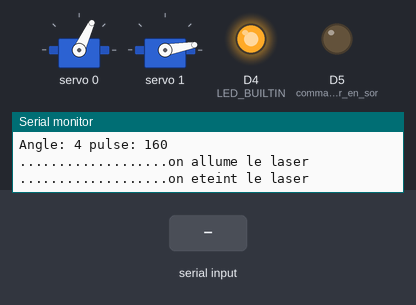
Simulated run of this sketch. Board: ESP8266 (Wemos D1 mini). Parts: 2 × servo, output pins drawn as LEDs (lit = HIGH, except the on-board LED, lit = LOW), the last lines printed to the serial monitor. Inputs (shaded band) come from the test bench.

Above: at 1.9 s.
2.0 s: "1,90\n" received over Serial
At 2.6 s:
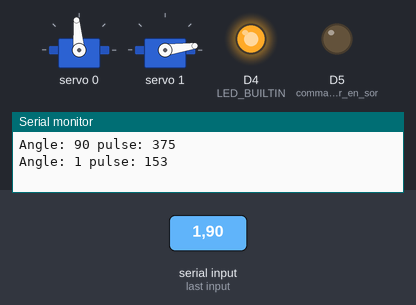
At 3.1 s:
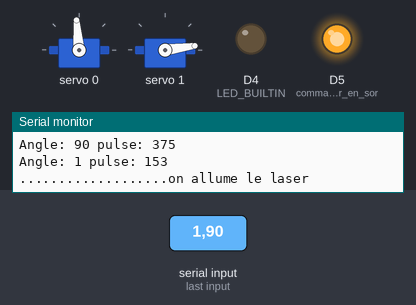
5.0 s: "1,90,45\n" received over Serial
At 8.9 s:
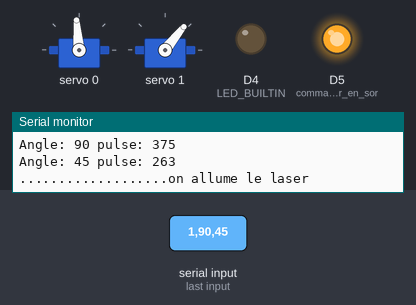
Timing chart, 0 to 14.1 s (numbered marks = the images above; inputs shaded):
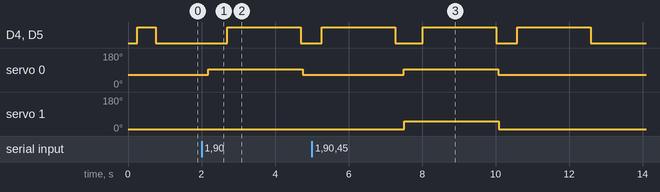

Measured:
- after the input at 2.0 s, D4 (LED_BUILTIN), D5 (commande_du_viseur_en_sor): LOW → HIGH after 0.70 s, → LOW 2.0 s later; servo 0: 65° → 95° after 0.18 s, → 65° 2.6 s later; servo 1: 10° → 8° after 0.20 s, → 10° 2.6 s later
- after the input at 5.0 s, servo 0: 65° → 95° after 2.5 s, → 65° 2.6 s later; servo 1: 10° → 51° after 2.5 s, → 10° 2.6 s later

The sketch:

Wemos_Serial-Input_Pan-Tilt_Laser_laser_2_1.ino
```cpp
//
// fonctionne sur un D1 mini pro
//
/**
* Envoi de deux coordonnées sous la forme: 1,100,50
* suivi d'une validation par la touche Entrée
*
* la première valeur 1 sera utilisé pour indiquer la
* commande à effectuer, si == moveServo alors ce sera
* un déplacement des servos
*
* les valeurs de 100 et de 50 seront converties en int
* pour pouvoir être utilisées pour orienter les servos
*
*/

String readString; // récupération de la chaîne: String

String command; // données String
String angleX; // données String
String angleY; // données String

const int moveServo = 1; // id commande de servo

// Utilisé pour indiquer la commande à effectuer
int integerCommand = 0;
// Utilisées pour la conversion
int integerAngleX = 59; // le milieu du champ
int integerAngleY = 4;  // le milieu du champ

// Délimiteur de fin de chaîne (retour chariot)
char endMarker = '\n';


int ind1; // emplacement du caractère , (virgule)
int ind2;
#include <Wire.h>
#include <Adafruit_PWMServoDriver.h>

const int PAN_ID = 0;   // Pan  (en bas)     sur le port 0 du PCA9685
const int TILT_ID = 1;  // Tilt (au dessus)  sur le port 1 du PCA9685

Adafruit_PWMServoDriver pwm = Adafruit_PWMServoDriver();
#define SERVOMIN  150 // this is the 'minimum' pulse length count (out of 4096)
#define SERVOMAX  600 // this is the 'maximum' pulse length count (out of 4096)

void setup() {
    Serial.begin(9600);
    Serial.println(__FILE__);
    pinMode(D5, OUTPUT);      // commande du viseur en sortie
      pinMode(LED_BUILTIN, OUTPUT);
   Serial.println("............ Servo test!");
   //Wire.begin(PIN_SDA, PIN_SCL);
   Wire.begin();
   pwm.begin();
   pwm.setPWMFreq(60);

        // on se positionne au milieu de la cible
    Serial.print("     Milieu  : angle X : " );
    Serial.print(integerAngleX);
    Serial.print(", angle Y :" );
    Serial.println(integerAngleY);
    delay(100);
    pwm.setPWM(PAN_ID, 0, angleToPulse(integerAngleX) );
    pwm.setPWM(TILT_ID, 0, angleToPulse(integerAngleY) );
    delay(100);
      // on allume le laser pour voir
           digitalWrite(D5, HIGH);
           digitalWrite(LED_BUILTIN, HIGH);
           Serial.println("...................on allume le laser" );
      delay(500);
     // on éteint le laser
           digitalWrite(D5, LOW );
           digitalWrite(LED_BUILTIN, LOW);
           Serial.println("...................on eteint le laser" );

}
void loop() {


  // on écoute l'Esp32-Cam
  //    Serial.println(" on ecoute Esp32-Cam ");

 if (Serial.available())  {
      char c = Serial.read();  // gets one byte from serial buffer

    if (c == endMarker) {

      Serial.println();
      Serial.print("captured String is : ");
      Serial.println(readString); //prints string to serial port out


      ind1 = readString.indexOf(',');  //finds location of first ,
      ind2 = readString.indexOf(',', ind1+1 );   //finds location of second ,

      command = readString.substring(0, ind1);//captures first data String
      angleX = readString.substring(ind1+1,ind2);
      angleY = readString.substring(ind2+1);

      integerCommand = command.toInt();
      integerAngleX = angleX.toInt();
      integerAngleY = angleY.toInt();

      Serial.print("command = ");
      Serial.print(command);
      Serial.print(" / angleX = ");
      Serial.print(angleX);
      Serial.print(" / integerAngleX = ");
      Serial.println(integerAngleX);
      Serial.print("integerCommand = ");
      Serial.print(integerCommand);
      Serial.print(" / angleY = ");
      Serial.print(angleY);
      Serial.print(" / integerAngleY = ");
      Serial.println(integerAngleY);

      if (integerCommand == moveServo) {
        Serial.println("Deplacement du servo !");
        // on tire sur la cible
        Serial.print("     On tire sur la cible  : angle X : " );
        Serial.print(integerAngleX);
        Serial.print(", angle Y :" );
        Serial.println(integerAngleY);
        pwm.setPWM(PAN_ID, 0, angleToPulse(integerAngleX) );
        pwm.setPWM(TILT_ID, 0, angleToPulse(integerAngleY) );
        delay(500);
        // on allume le laser pour voir
        digitalWrite(D5, HIGH);
        digitalWrite(LED_BUILTIN, HIGH);
        Serial.println("...................on allume le laser" );
        delay(2000);  // temps pour le tir
        // on éteint le laser
        digitalWrite(D5, LOW );
        digitalWrite(LED_BUILTIN, LOW);
        Serial.println("...................on eteint le laser" );

        //  on se positionne au milieu de la cible pur la photo suivante
        Serial.print("     on tire au Milieu de la cible : " );
        Serial.print(59);
        Serial.print(", et :" );
        Serial.println(4);
        pwm.setPWM(PAN_ID, 0, angleToPulse(59) );
        pwm.setPWM(TILT_ID, 0, angleToPulse(4) );
        delay(500);
        // on allume le laser
        digitalWrite(D5, HIGH);
        digitalWrite(LED_BUILTIN, HIGH);
        Serial.println("...................on allume le laser" );
        delay(2000);   // temps pour la photo
        // on éteint le laser
        digitalWrite(D5, LOW );
        digitalWrite(LED_BUILTIN, LOW);
        Serial.println("...................on eteint le laser" );
      }

      Serial.println();

      readString=""; //clears variable for new input
      command="";
      angleX="";
      angleY="";

    }
    else {
      readString += c; //makes the string readString
    }
 }


     /*
// pour test
     // on allume le laser
           digitalWrite(D5, HIGH);
           digitalWrite(LED_BUILTIN, HIGH);
    Serial.println("...................on allume le laser" );
 //    Milieu  : angle X : 59, angle Y :4

   int a = 10; // delta horizontal
   int b = 10; // delta vertical
   int c = 1000;// duréee de pause au coin
   // talon
   int d = 59; // milieu horizontal
   int e =  4; // milieu vertical

    Serial.print("     Milieu  : angle X : " );
    int integerAngleX = d;
    int integerAngleY = e;
    Serial.print(integerAngleX);
    Serial.print(", angle Y :" );
    Serial.println(integerAngleY);
    pwm.setPWM(PAN_ID, 0, angleToPulse(integerAngleX) );
    pwm.setPWM(TILT_ID, 0, angleToPulse(integerAngleY) );
    delay(c);

   //  coin en haut gauche
    integerAngleX = d+a; // H  59 + 10 = 69
    integerAngleY = e+b; // V  4 +10  = 14
    Serial.print("      coin en haut gauche   " );
    Serial.println(integerAngleX);
    pwm.setPWM(PAN_ID, 0, angleToPulse(integerAngleX) );
    pwm.setPWM(TILT_ID, 0, angleToPulse(integerAngleY) );
    delay(c);

    integerAngleX = d-a;
    integerAngleY = e+b;
    Serial.print("      coin en haut  droit " );
    Serial.println(integerAngleX);
    pwm.setPWM(PAN_ID, 0, angleToPulse(integerAngleX) );
    pwm.setPWM(TILT_ID, 0, angleToPulse(integerAngleY) );
    delay(c);

    integerAngleX = d-a;
    integerAngleY = e-b;
    Serial.print("      coin en bas  droit  " );
    Serial.println(integerAngleX);
    pwm.setPWM(PAN_ID, 0, angleToPulse(integerAngleX) );
    pwm.setPWM(TILT_ID, 0, angleToPulse(integerAngleY) );
    delay(c);

    integerAngleX = d+a;
    integerAngleY = e-b;
    Serial.print("      coin en bas  gauche  " );
    Serial.println(integerAngleX);
    pwm.setPWM(PAN_ID, 0, angleToPulse(integerAngleX) );
    pwm.setPWM(TILT_ID, 0, angleToPulse(integerAngleY) );
    delay(c);

    delay(200);
           digitalWrite(LED_BUILTIN, LOW);

delay(2000);
        // on éteint le laser
           digitalWrite(D5, LOW );
           digitalWrite(LED_BUILTIN, HIGH);
       Serial.println("...................on eteint le laser" );
        delay(200);
        digitalWrite(LED_BUILTIN, LOW);

    // on éteint le laser
           digitalWrite(D5, LOW );
           digitalWrite(LED_BUILTIN, HIGH);
       Serial.println("...................on eteint le laser" );
        delay(200);
        digitalWrite(LED_BUILTIN, LOW);
*/
 }
int angleToPulse(int ang){
   int pulse = map(ang,00, 180, SERVOMIN,SERVOMAX);// map angle of 0 to 180 to Servo min and Servo max
   Serial.print("Angle: ");Serial.print(ang);
   Serial.print(" pulse: ");Serial.println(pulse);
   return pulse;
}
```
